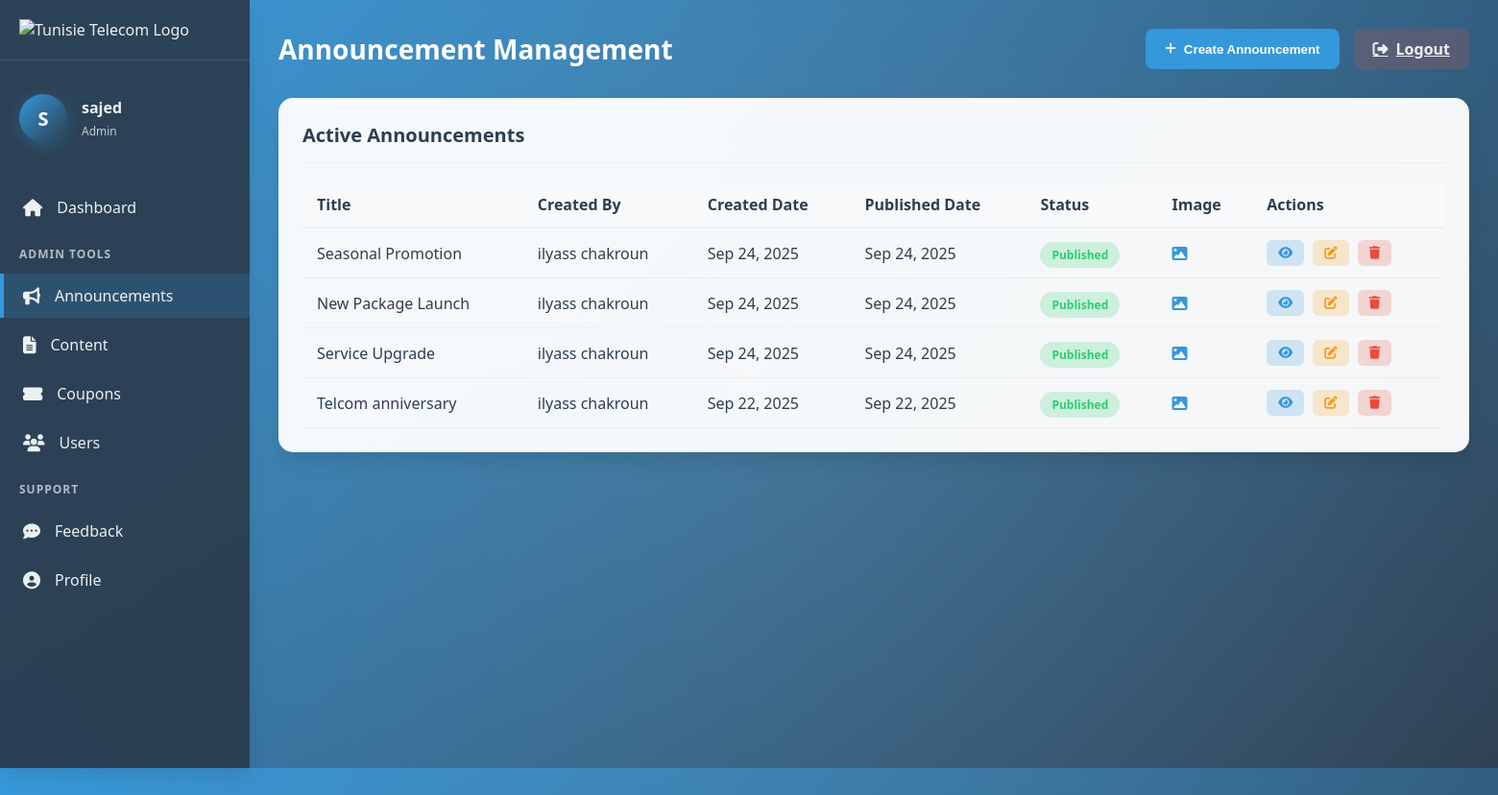
The page /news.php (signed in) on the database as committed earlier.
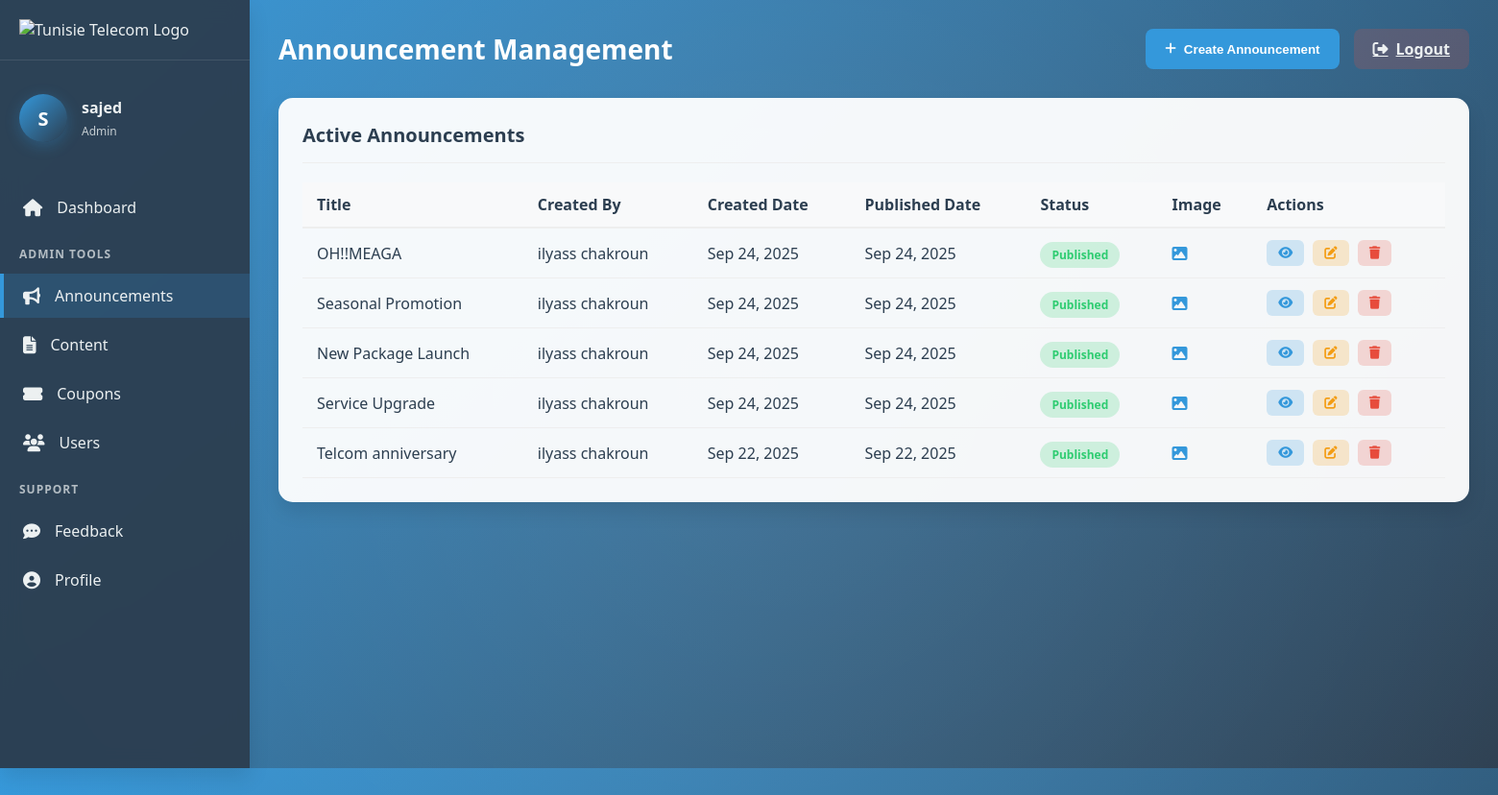
The same page on the database as committed later.
### tables this page shows
CREATE TABLE `announcements` (
  `announcement_id` varchar(36) NOT NULL,
  `title` varchar(255) NOT NULL,
  `content` text NOT NULL,
  `created_by` varchar(36) NOT NULL,
  `created_at` timestamp NOT NULL DEFAULT current_timestamp(),
  `updated_at` timestamp NOT NULL DEFAULT current_timestamp() ON UPDATE current_timestamp(),
  `is_published` tinyint(1) DEFAULT 0,
  `published_at` timestamp NULL DEFAULT NULL,
  `expiry_date` date DEFAULT NULL,
  `priority` enum('low','medium','high') DEFAULT 'medium',
  `image_filename` varchar(255) DEFAULT NULL,
  `image_path` varchar(255) DEFAULT NULL
);

CREATE TABLE `users` (
  `user_id` varchar(36) NOT NULL,
  `name` varchar(100) NOT NULL,
  `email` varchar(255) NOT NULL,
  `department` varchar(100) DEFAULT NULL,
  `role` enum('admin','employee') NOT NULL,
  `password` varchar(255) NOT NULL,
  `profile_picture` varchar(255) DEFAULT NULL,
  `created_at` timestamp NOT NULL DEFAULT current_timestamp(),
  `updated_at` timestamp NOT NULL DEFAULT current_timestamp() ON UPDATE current_timestamp()
);

### db.php (called while the page is built, shortened)
<?php
function executeQuery($conn, $sql, $params = []) {
    $stmt = $conn->prepare($sql);
    if ($stmt->execute()) {
        $result = $stmt->get_result();
        return ["success" => true, "result" => $result];
    } else {
        return ["success" => false, "error" => $stmt->error];
    }
}
?>

### news.php (the view, shortened to what the changed rows need)
<?php
require_once 'db.php';
$sql = "SELECT a.*, u.name as created_by_name
        FROM announcements a
        JOIN users u ON a.created_by = u.user_id
        ORDER BY a.created_at DESC";
$result = executeQuery($conn, $sql);
if ($result['success']) {
    $announcements = $result['result']->fetch_all(MYSQLI_ASSOC);
} else {
    $error_message = 'Failed to fetch announcements: ' . $result['error'];
    $announcements = [];
}
?>
<!DOCTYPE html>
<html lang="en">
<head>
    <link rel="stylesheet" href="https://cdnjs.cloudflare.com/ajax/libs/font-awesome/6.4.0/css/all.min.css">
</head>
<body>
    <div class="dashboard-container">
        <main class="main-content">
            <div class="header">
                <h1 class="page-title">Announcement Management</h1>
            </div>
            <div class="content-section">
                <div class="section-header">
                    <h2 class="section-title">Active Announcements</h2>
                </div>
                <div class="table-responsive">
                    <table class="data-table">
                        <thead>
                            <tr>
                                <th>Title</th>
                                <th>Created By</th>
                                <th>Created Date</th>
                                <th>Published Date</th>
                                <th>Status</th>
                                <th>Image</th>
                                <th>Actions</th>
                            </tr>
                        </thead>
                        <tbody>
                            <?php if (!empty($announcements)): ?>
                                <?php foreach ($announcements as $announcement): ?>
                                <tr>
                                    <td><?php echo htmlspecialchars($announcement['title']); ?></td>
                                    <td><?php echo htmlspecialchars($announcement['created_by_name']); ?></td>
                                    <td><?php echo date('M j, Y', strtotime($announcement['created_at'])); ?></td>
                                    <td><?php echo $announcement['published_at'] ? date('M j, Y', strtotime($announcement['published_at'])) : 'Not published'; ?></td>
                                    <td>
                                        <span class="status-badge <?php echo $announcement['is_published'] ? 'published' : 'draft'; ?>">
                                            <?php echo $announcement['is_published'] ? 'Published' : 'Draft'; ?>
                                        </span>
                                    </td>
                                    <td>
                                        <?php if (!empty($announcement['image_filename'])): ?>
                                            <i class="fas fa-image" style="color: var(--primary-color);"></i>
                                        <?php else: ?>
                                            <span class="status-badge draft">No Image</span>
                                        <?php endif; ?>
                                    </td>
                                    <td>
                                        <button class="action-btn btn-view" data-id="<?php echo $announcement['announcement_id']; ?>">
                                            <i class="fas fa-eye"></i>
                                        </button>
                                        <button class="action-btn btn-edit" data-id="<?php echo $announcement['announcement_id']; ?>">
                                            <i class="fas fa-edit"></i>
                                        </button>
                                        <button class="action-btn btn-delete" data-id="<?php echo $announcement['announcement_id']; ?>">
                                            <i class="fas fa-trash"></i>
                                        </button>
                                    </td>
                                </tr>
                                <?php endforeach; ?>
                            <?php else: ?>
                                <tr>
                                    <td colspan="7" style="text-align: center;">No announcements found.</td>
                                </tr>
                            <?php endif; ?>
                        </tbody>
                    </table>
                </div>
            </div>
        </main>
    </div>
</body>
</html>

Rows that differ between the two databases and show on the page:
added announcements: title "OH!!MEAGA", created_by.name "ilyass chakroun", created_at "Sep 24, 2025", published_at "Sep 24, 2025", is_published "Published"
